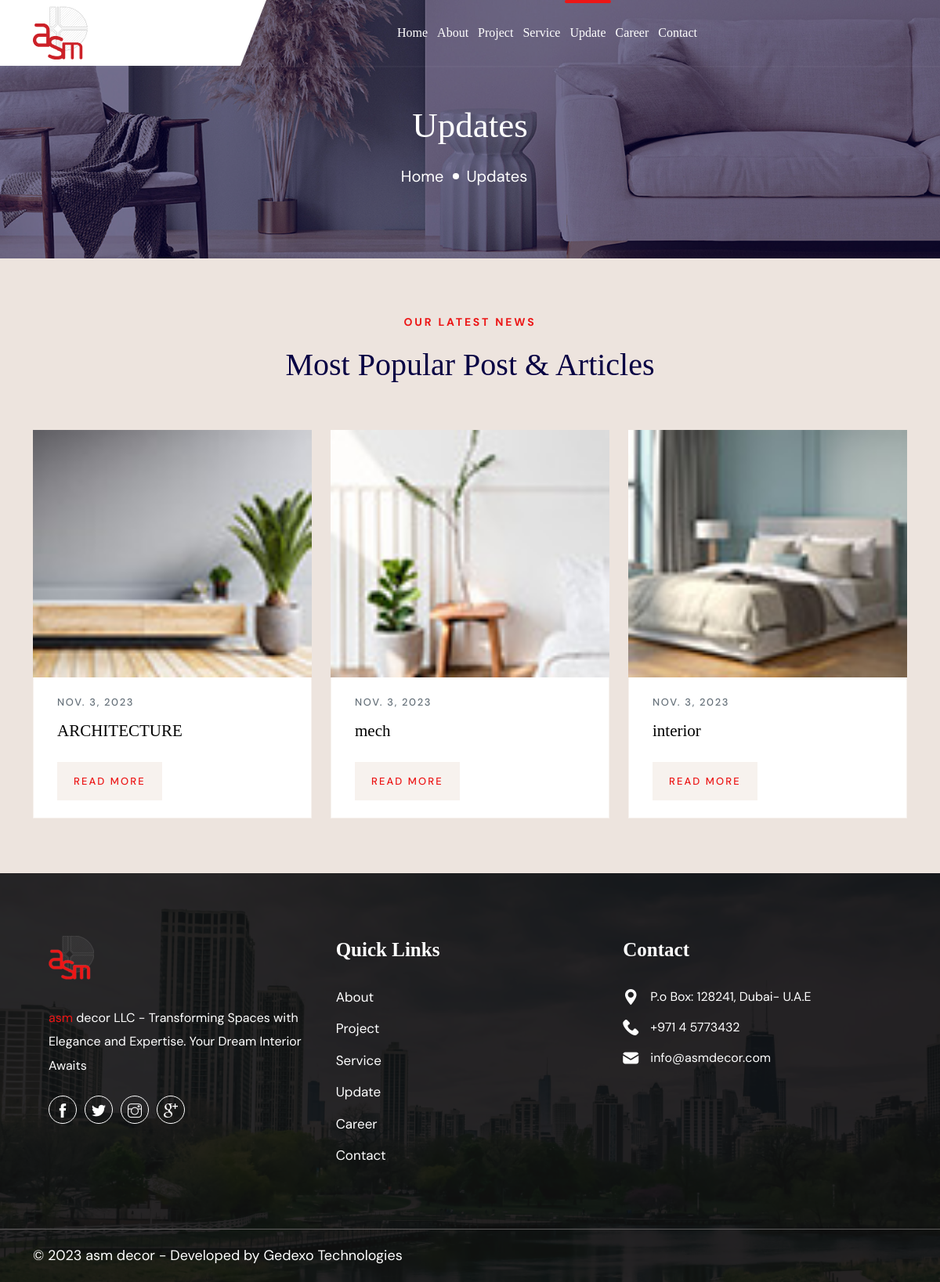
The app's page /updates/, older data.
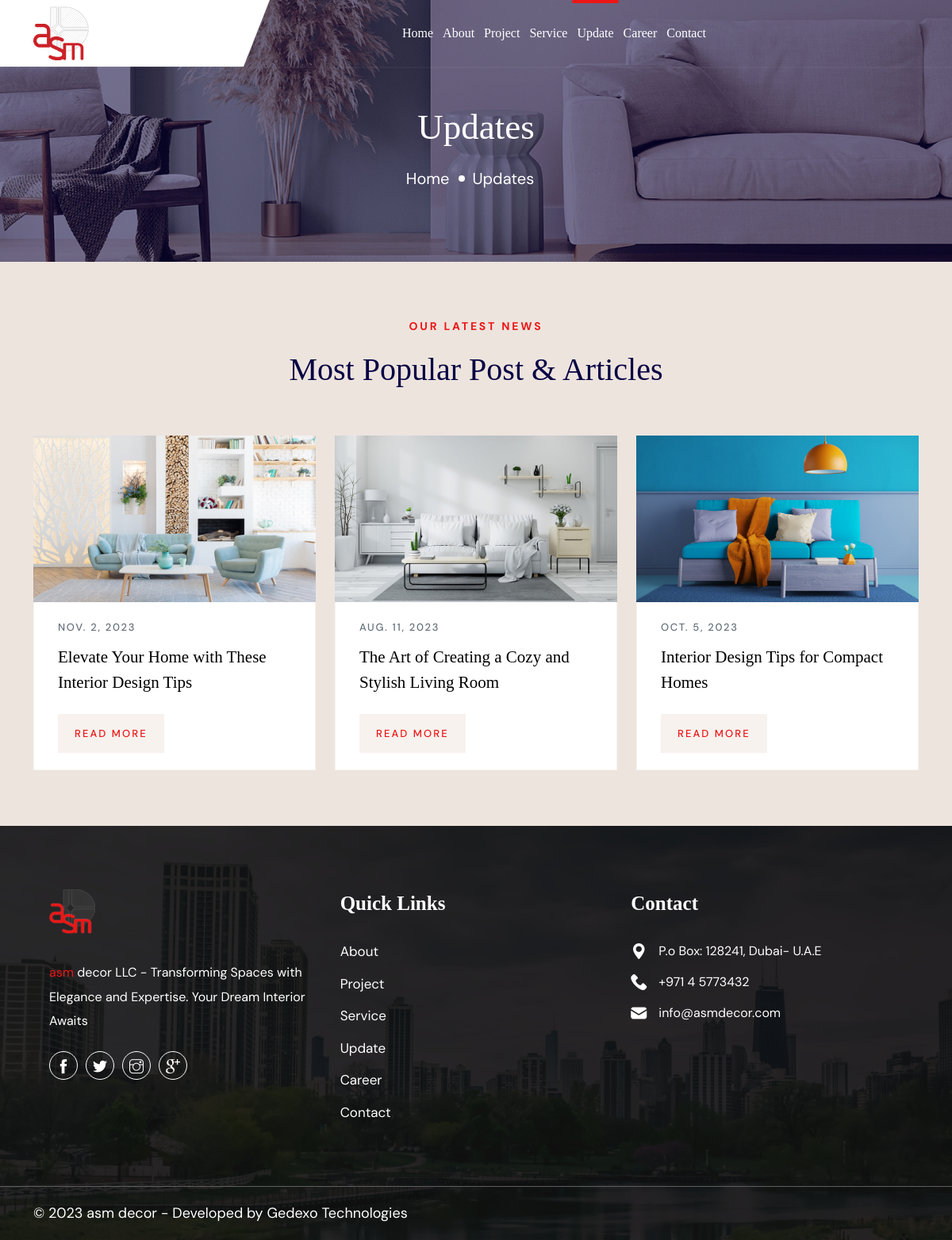
The same page, newer data.
### web/models.py (models this page shows, shortened)
class Update(models.Model):
    title = models.CharField(max_length=100)
    author = models.CharField(max_length=100)
    image = models.ImageField(upload_to='update')
    date=models.DateField()
    description = HTMLField()
    slug = models.SlugField(unique=True, max_length=100)

### web/views.py (the view)
# urls.py: path("updates/", views.UpdatesListView.as_view(), name="update"),
class UpdatesListView(ListView):
    model = Update
    def get_context_data(self, **kwargs):
        context = super().get_context_data(**kwargs)
        context["is_update"] = True
        return context

### templates/web/update_list.html
{% extends "web/base.html" %}
{% load static %}
{% block content %}
        <section class="wpo-page-title">
            <div class="container">
                <div class="row">
                    <div class="col col-xs-12">
                        <div class="wpo-breadcumb-wrap">
                            <h2>Updates</h2>
                            <ol class="wpo-breadcumb-wrap">
                                <li><a href="{% url "web:index" %}">Home</a></li>
                                <li>Updates</li>
                            </ol>
                        </div>
                    </div>
                </div>
            </div>
        </section>
    <section class="wpo-blog-section section-padding">
        <div class="container">
            <div class="row justify-content-center">
                <div class="col-lg-6">
                    <div class="wpo-section-title">
                        <span>OUR LATEST NEWS</span>
                        <h2>Most Popular Post & Articles</h2>
                    </div>
                </div>
            </div>
            <div class="blog-wrapper">
                <div class="row wpo-blog gutter-y">
                    {% for update in update_list %}
                    <div class="blog-single  col-lg-4 col-md-6 col-12">
                        <div class="images">
                            <img src="{{update.image.url}}" alt="">
                        </div>
                        <div class="text services">
                            <span>{{update.date}}</span>
                            <h2>{{update.title}}</h2>
                            <a href="{% url "web:update-detail" update.slug %}">READ MORE</a>
                        </div>
                    </div>
                    {% endfor %}
                </div>
            </div>
        </div>
    </section>
{% endblock  %}

Row changes from the older to the newer data that the page shows:
removed Update: image (picture), date "NOV. 3, 2023", title "ARCHITECTURE"
removed Update: image (picture), date "NOV. 3, 2023", title "mech"
removed Update: image (picture), date "NOV. 3, 2023", title "interior"
added Update: image (picture), date "NOV. 2, 2023", title "Elevate Your Home with These Interior Design Tips"
added Update: image (picture), date "AUG. 11, 2023", title "The Art of Creating a Cozy and Stylish Living Room"
added Update: image (picture), date "OCT. 5, 2023", title "Interior Design Tips for Compact Homes"
